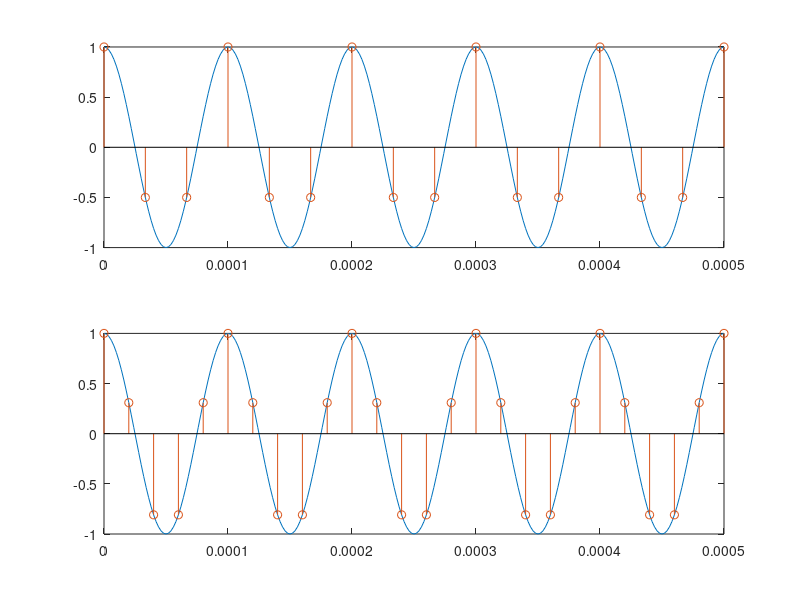

Recreate this plot in MATLAB.
fs=500e3; %Very high sampling rate 500 kHz
f=10e3; %Frequency of sinusoid
nCyl=5; %generate five cycles of sinusoid
t=0:1/fs:nCyl*1/f; %time index
x=cos(2*pi*f*t);
 
plot(t,x)
title('Continuous sinusoidal signal');
xlabel('Time(s)');
ylabel('Amplitude');

fs1=30e3; %30kHz sampling rate
t1=0:1/fs1:nCyl*1/f; %time index
x1=cos(2*pi*f*t1);
 
fs2=50e3; %50kHz sampling rate
t2=0:1/fs2:nCyl*1/f; %time index
x2=cos(2*pi*f*t2);
 
subplot(2,1,1);
plot(t,x);
hold on;
stem(t1,x1);
subplot(2,1,2);
plot(t,x);
hold on;
stem(t2,x2);